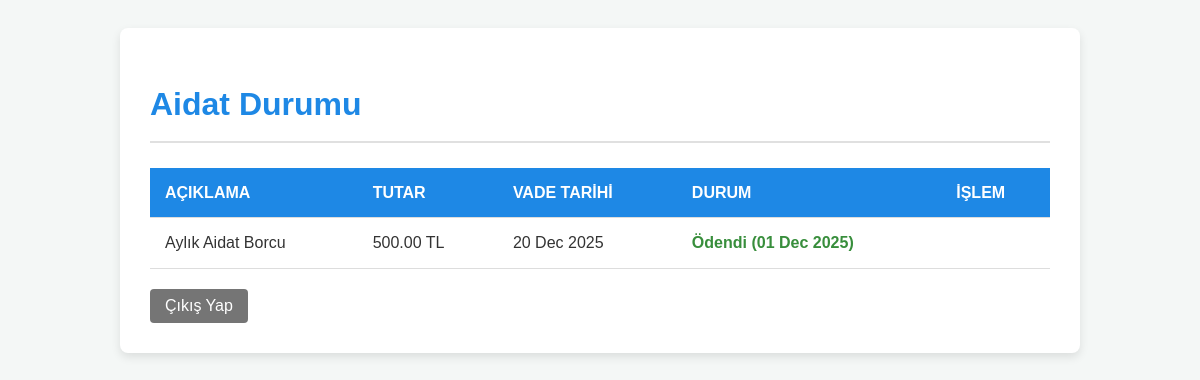
Screenshot of / (signed in) with the database file from the repository.
### yonetim/models.py (models this page shows, shortened)
class Aidat(models.Model):
    daire = models.ForeignKey(Daire, on_delete=models.CASCADE)
    tutar = models.DecimalField(max_digits=10, decimal_places=2)
    aciklama = models.CharField(max_length=200, default="Aylık Aidat")
    vade_tarihi = models.DateField()
    odendi_mi = models.BooleanField(default=False)
    odeme_tarihi = models.DateField(null=True, blank=True)
    class Meta:
        unique_together = ('daire', 'aciklama', 'vade_tarihi')

### yonetim/views.py (the view)
# urls.py: path('', views.aidat_listesi, name='aidat_listesi'),
@login_required
def aidat_listesi(request):
    try:
        sakin_profil = request.user.sakin
    except:
        messages.error(request, "Kullanıcı profiliniz eksik. Lütfen yöneticiye başvurun.")
        return redirect('/accounts/login/')
    if sakin_profil.rol == 'Y':
        aidatlar = Aidat.objects.all().order_by('-vade_tarihi')
    else:
        daireler = Daire.objects.filter(sahibi=request.user) | Daire.objects.filter(kiraci=request.user)
        aidatlar = Aidat.objects.filter(daire__in=daireler).order_by('-vade_tarihi')
    context = {'aidatlar': aidatlar, 'rol': sakin_profil.rol}
    return render(request, 'yonetim/aidat_listesi.html', context)

### yonetim/templates/yonetim/aidat_listesi.html (shortened to what this page needs)
{% extends "base.html" %}
{% block content %}
<h1>Aidat Durumu</h1>
<table>
    <thead>
        <tr>
            <th>Açıklama</th>
            <th>Tutar</th>
            <th>Vade Tarihi</th>
            <th>Durum</th>
            <th>İşlem</th>
        </tr>
    </thead>
    <tbody>
        {% for aidat in aidatlar %}
        <tr>
            <td>{{ aidat.aciklama }}</td>
            <td>{{ aidat.tutar }} TL</td>
            <td>{{ aidat.vade_tarihi|date:"d M Y" }}</td>
            <td>
                {% if aidat.odendi_mi %}
                    <span style="color: green;">Ödendi ({{ aidat.odeme_tarihi|date:"d M Y" }})</span>
                {% else %}
                    <span style="color: red;">Ödenmedi</span>
                {% endif %}
            </td>
            <td>
            </td>
        </tr>
        {% endfor %}
    </tbody>
</table>
<form method="POST" action="{% url 'logout' %}">
    <button type="submit">Çıkış Yap</button>
</form>
{% endblock %}

### yonetim/static/yonetim/style.css (style rules this page uses)
body { font-family: Arial, sans-serif; background-color: #f4f7f6; color: #333; padding: 20px; line-height: 1.6; }
h1 { color: #1e88e5; border-bottom: 2px solid #e0e0e0; padding-bottom: 10px; margin-bottom: 25px; }
table { width: 100%; border-collapse: collapse; margin-top: 20px; }
th, td { padding: 12px 15px; text-align: left; border-bottom: 1px solid #ddd; }
th { background-color: #1e88e5; color: white; font-weight: bold; text-transform: uppercase; }
button, a.button { background-color: #4CAF50; color: white; padding: 10px 15px; border: none; border-radius: 4px; cursor: pointer; text-decoration: none; display: inline-block; font-size: 16px; transition: background-color 0.3s; }
form[action$="/logout/"] button { background-color: #757575; margin-top: 20px; padding: 8px 15px; }

### rows the page displays
Aidat: aciklama "Aylık Aidat Borcu", tutar "500.00", vade_tarihi "20 Dec 2025", odeme_tarihi "01 Dec 2025"
